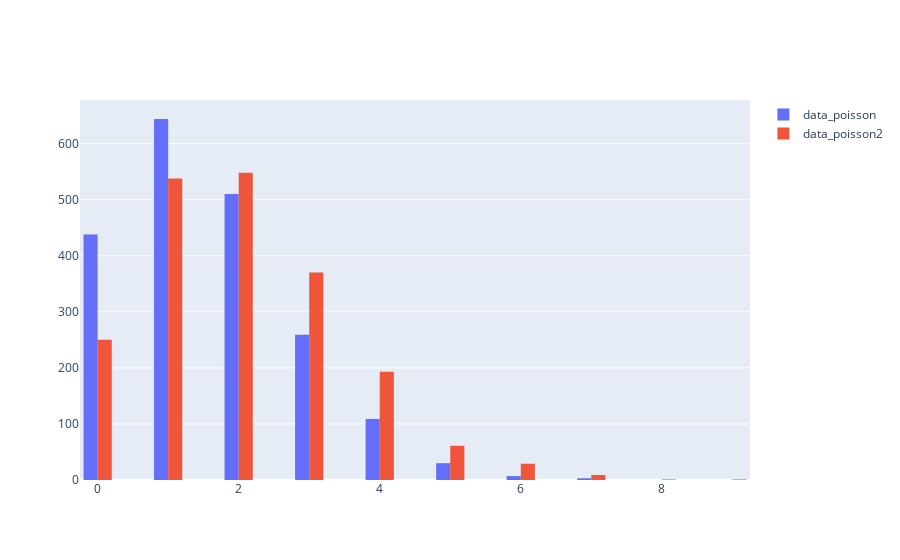

The notebook cell this image was saved under:
### Markdown cell above
# Run tests

### Code cell
# Poisson distribution
fig = go.Figure()
fig.add_trace(go.Histogram(x=data_poisson, nbinsx=40, name='data_poisson'))
fig.add_trace(go.Histogram(x=data_poisson2, nbinsx=40, name='data_poisson2'))

fig.show()

### Figure 1 — Plotly figure (JSON) as saved in the notebook; plotly's stock layout.template omitted (floating-point values rounded to 4 significant figures; data arrays with more than 128 entries replaced by an {"elided": "..."} marker saying what was removed)
{"data": [{"name": "data_poisson", "nbinsx": 40, "type": "histogram", "x": {"elided": "2000 int values"}}, {"name": "data_poisson2", "nbinsx": 40, "type": "histogram", "x": {"elided": "2000 int values"}}], "layout": {}}
